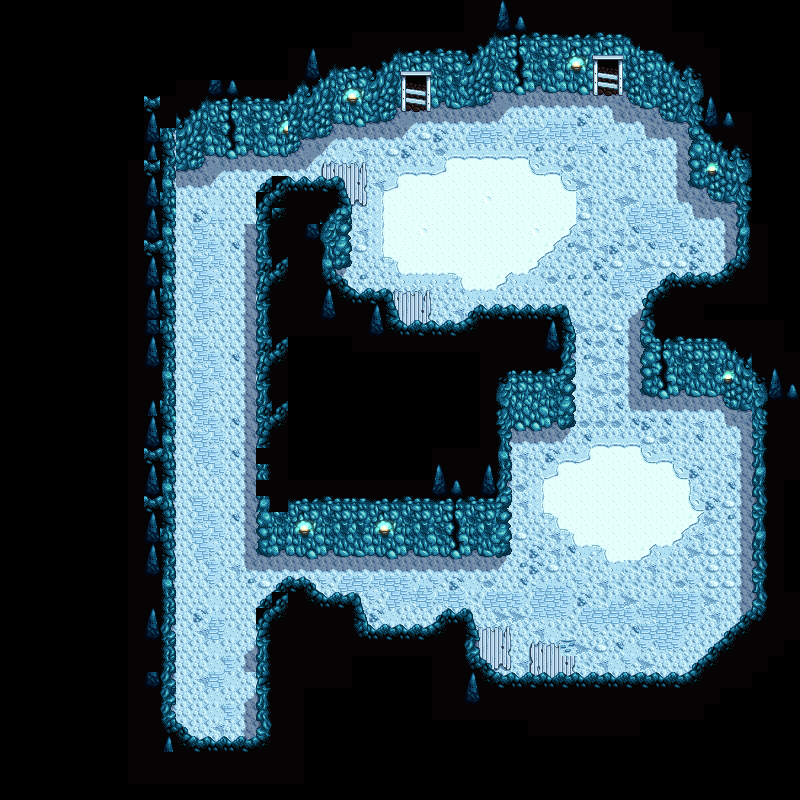

A level layout from a 2D game, rendered from its tile map. Below: a short description, then the map file with tile-grid data replaced by summaries:
An orthogonal 50x50 tile map with 16x16 px tiles, 5 tile layers (Back, Buildings, Paths, Front, ...), 2 tilesets.

<map version="1.10" tiledversion="1.12.1" orientation="orthogonal" renderorder="right-down" width="50" height="50" tilewidth="16" tileheight="16" infinite="0" nextlayerid="6" nextobjectid="1">
 <tileset firstgid="1" name="summer_town" tilewidth="16" tileheight="16" tilecount="2304" columns="32">
  <image source="summer_town.png" width="512" height="1152" />
 </tileset>
 <tileset firstgid="2305" name="mine" tilewidth="16" tileheight="16" tilecount="288" columns="16">
  <image source="mine_frost.png" width="256" height="288" />
  <tile id="0">
   <properties>
    <property name="Type" value="Dirt" />
   </properties>
  </tile>
  <tile id="2">
   <properties>
    <property name="Type" value="Stone" />
   </properties>
  </tile>
  <tile id="17">
   <properties>
    <property name="Type" value="Stone" />
   </properties>
  </tile>
  <tile id="18">
   <properties>
    <property name="Type" value="Stone" />
   </properties>
  </tile>
  <tile id="19">
   <properties>
    <property name="Type" value="Stone" />
   </properties>
  </tile>
  <tile id="33">
   <properties>
    <property name="Type" value="Stone" />
   </properties>
  </tile>
  <tile id="34">
   <properties>
    <property name="Type" value="Stone" />
   </properties>
  </tile>
  <tile id="137">
   <properties>
    <property name="Type" value="Stone" />
   </properties>
  </tile>
  <tile id="138">
   <properties>
    <property name="Type" value="Stone" />
   </properties>
  </tile>
  <tile id="139">
   <properties>
    <property name="Type" value="Stone" />
   </properties>
  </tile>
  <tile id="140">
   <properties>
    <property name="Type" value="Stone" />
   </properties>
  </tile>
  <tile id="153">
   <properties>
    <property name="Type" value="Stone" />
   </properties>
  </tile>
  <tile id="154">
   <properties>
    <property name="Type" value="Stone" />
   </properties>
  </tile>
  <tile id="155">
   <properties>
    <property name="Type" value="Stone" />
   </properties>
  </tile>
  <tile id="165">
   <properties>
    <property name="Type" value="Dirt" />
   </properties>
  </tile>
  <tile id="166">
   <properties>
    <property name="Type" value="Stone" />
   </properties>
  </tile>
  <tile id="167">
   <properties>
    <property name="Type" value="Stone" />
   </properties>
  </tile>
  <tile id="168">
   <properties>
    <property name="Type" value="Stone" />
   </properties>
  </tile>
  <tile id="169">
   <properties>
    <property name="Type" value="Stone" />
   </properties>
  </tile>
  <tile id="170">
   <properties>
    <property name="Type" value="Stone" />
   </properties>
  </tile>
  <tile id="171">
   <properties>
    <property name="Type" value="Stone" />
   </properties>
  </tile>
  <tile id="172">
   <properties>
    <property name="Type" value="Stone" />
   </properties>
  </tile>
  <tile id="181">
   <properties>
    <property name="Type" value="Dirt" />
   </properties>
  </tile>
  <tile id="182">
   <properties>
    <property name="Type" value="Stone" />
   </properties>
  </tile>
  <tile id="183">
   <properties>
    <property name="Type" value="Dirt" />
   </properties>
  </tile>
  <tile id="184">
   <properties>
    <property name="Type" value="Stone" />
   </properties>
  </tile>
  <tile id="185">
   <properties>
    <property name="Type" value="Stone" />
   </properties>
  </tile>
  <tile id="186">
   <properties>
    <property name="Type" value="Stone" />
   </properties>
  </tile>
  <tile id="187">
   <properties>
    <property name="Type" value="Stone" />
   </properties>
  </tile>
  <tile id="188">
   <properties>
    <property name="Type" value="Stone" />
   </properties>
  </tile>
  <tile id="198">
   <properties>
    <property name="Type" value="Stone" />
   </properties>
  </tile>
  <tile id="199">
   <properties>
    <property name="Type" value="Stone" />
   </properties>
  </tile>
  <tile id="200">
   <properties>
    <property name="Type" value="Stone" />
   </properties>
  </tile>
  <tile id="201">
   <properties>
    <property name="Type" value="Stone" />
   </properties>
  </tile>
  <tile id="202">
   <properties>
    <property name="Type" value="Stone" />
   </properties>
  </tile>
  <tile id="203">
   <properties>
    <property name="Type" value="Stone" />
   </properties>
  </tile>
  <tile id="204">
   <properties>
    <property name="Type" value="Stone" />
   </properties>
  </tile>
  <tile id="217">
   <properties>
    <property name="Type" value="Stone" />
   </properties>
  </tile>
  <tile id="218">
   <properties>
    <property name="Type" value="Stone" />
   </properties>
  </tile>
  <tile id="219">
   <properties>
    <property name="Type" value="Stone" />
   </properties>
  </tile>
  <tile id="233">
   <properties>
    <property name="Type" value="Stone" />
   </properties>
  </tile>
  <tile id="234">
   <properties>
    <property name="Type" value="Stone" />
   </properties>
  </tile>
  <tile id="235">
   <properties>
    <property name="Type" value="Stone" />
   </properties>
  </tile>
  <tile id="240">
   <properties>
    <property name="Type" value="Wood" />
   </properties>
  </tile>
  <tile id="241">
   <properties>
    <property name="Type" value="Wood" />
   </properties>
  </tile>
  <tile id="242">
   <properties>
    <property name="Type" value="Wood" />
   </properties>
  </tile>
  <tile id="256">
   <properties>
    <property name="Type" value="Wood" />
   </properties>
  </tile>
  <tile id="257">
   <properties>
    <property name="Type" value="Wood" />
   </properties>
  </tile>
  <tile id="258">
   <properties>
    <property name="Type" value="Wood" />
   </properties>
  </tile>
  <tile id="272">
   <properties>
    <property name="Type" value="Wood" />
   </properties>
  </tile>
  <tile id="273">
   <properties>
    <property name="Type" value="Wood" />
   </properties>
  </tile>
  <tile id="274">
   <properties>
    <property name="Type" value="Wood" />
   </properties>
  </tile>
 </tileset>
 <layer id="1" name="Back" width="50" height="50">
  <data>[2500 cells, 1361 non-empty, 55 distinct tile ids]</data>
 </layer>
 <layer id="2" name="Buildings" width="50" height="50">
  <data>[2500 cells, 796 non-empty, 84 distinct tile ids]</data>
 </layer>
 <layer id="3" name="Paths" width="50" height="50">
  <data>[2500 cells, 0 non-empty, 0 distinct tile ids]</data>
 </layer>
 <layer id="4" name="Front" width="50" height="50">
  <data>[2500 cells, 316 non-empty, 36 distinct tile ids]</data>
 </layer>
 <layer id="5" name="AlwaysFront" width="50" height="50">
  <data>[2500 cells, 0 non-empty, 0 distinct tile ids]</data>
 </layer>
</map>
